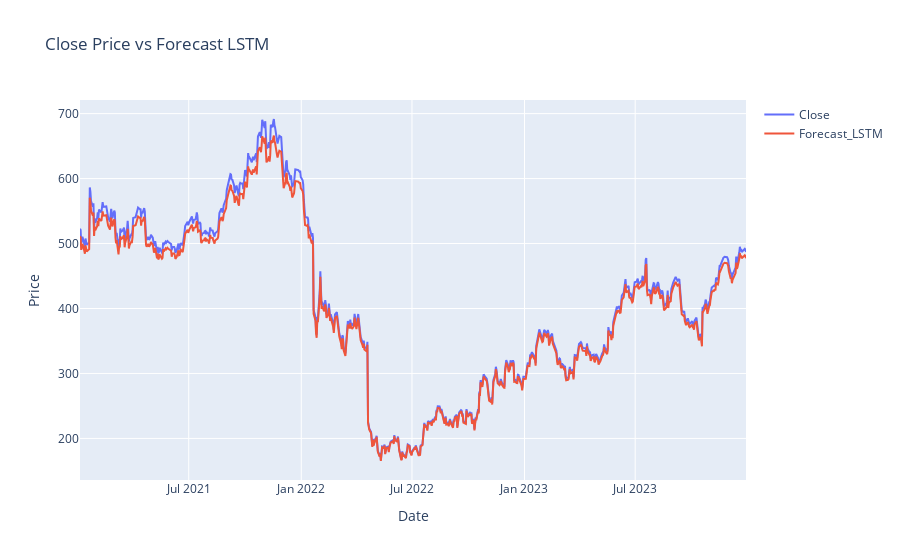

Notebook cell for this chart:
### Code cell
fig = go.Figure()
fig.add_trace(go.Scatter(x=df_valid.Date,y=df_valid.Close,name='Close'))
fig.add_trace(go.Scatter(x=df_valid.Date,y=predicted_price,name='Forecast_LSTM'))
fig.update_layout(
    title='Close Price vs Forecast LSTM',
    xaxis_title='Date',
    yaxis_title='Price'
)
fig.show()

### Figure 1 — Plotly figure (JSON) as saved in the notebook; plotly's stock layout.template omitted (floating-point values rounded to 4 significant figures; data arrays with more than 128 entries replaced by an {"elided": "..."} marker saying what was removed)
{"data": [{"name": "Close", "type": "scatter", "x": {"elided": "753 str values"}, "y": {"elided": "753 float values"}}, {"name": "Forecast_LSTM", "type": "scatter", "x": {"elided": "753 str values"}, "y": {"elided": "753 float values"}}], "layout": {"autosize": true, "title": {"text": "Close Price vs Forecast LSTM"}, "xaxis": {"autorange": true, "range": ["2021-01-04 05:00", "2023-12-29 05:00"], "title": {"text": "Date"}, "type": "date"}, "yaxis": {"autorange": true, "range": [136.0, 720.9], "title": {"text": "Price"}, "type": "linear"}}}
